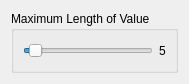
<?xml version="1.0" encoding="UTF-8"?>
<ui version="4.0">
 <class>DBarcodeConfig</class>
 <widget class="QWidget" name="DBarcodeConfig">
  <property name="geometry">
   <rect>
    <x>0</x>
    <y>0</y>
    <width>176</width>
    <height>84</height>
   </rect>
  </property>
  <property name="windowTitle">
   <string>Form</string>
  </property>
  <layout class="QGridLayout" name="gridLayout">
   <item row="0" column="0">
    <widget class="QGroupBox" name="groupBox">
     <property name="title">
      <string>Maximum Length of Value</string>
     </property>
     <layout class="QHBoxLayout" name="horizontalLayout">
      <item>
       <widget class="QSlider" name="_SliderMaxVal">
        <property name="minimum">
         <number>1</number>
        </property>
        <property name="value">
         <number>5</number>
        </property>
        <property name="orientation">
         <enum>Qt::Horizontal</enum>
        </property>
       </widget>
      </item>
      <item>
       <widget class="QLabel" name="_LMaxVal">
        <property name="text">
         <string>5</string>
        </property>
       </widget>
      </item>
     </layout>
    </widget>
   </item>
  </layout>
 </widget>
 <resources/>
 <connections>
  <connection>
   <sender>_SliderMaxVal</sender>
   <signal>valueChanged(int)</signal>
   <receiver>_LMaxVal</receiver>
   <slot>setNum(int)</slot>
   <hints>
    <hint type="sourcelabel">
     <x>81</x>
     <y>48</y>
    </hint>
    <hint type="destinationlabel">
     <x>153</x>
     <y>48</y>
    </hint>
   </hints>
  </connection>
 </connections>
</ui>
